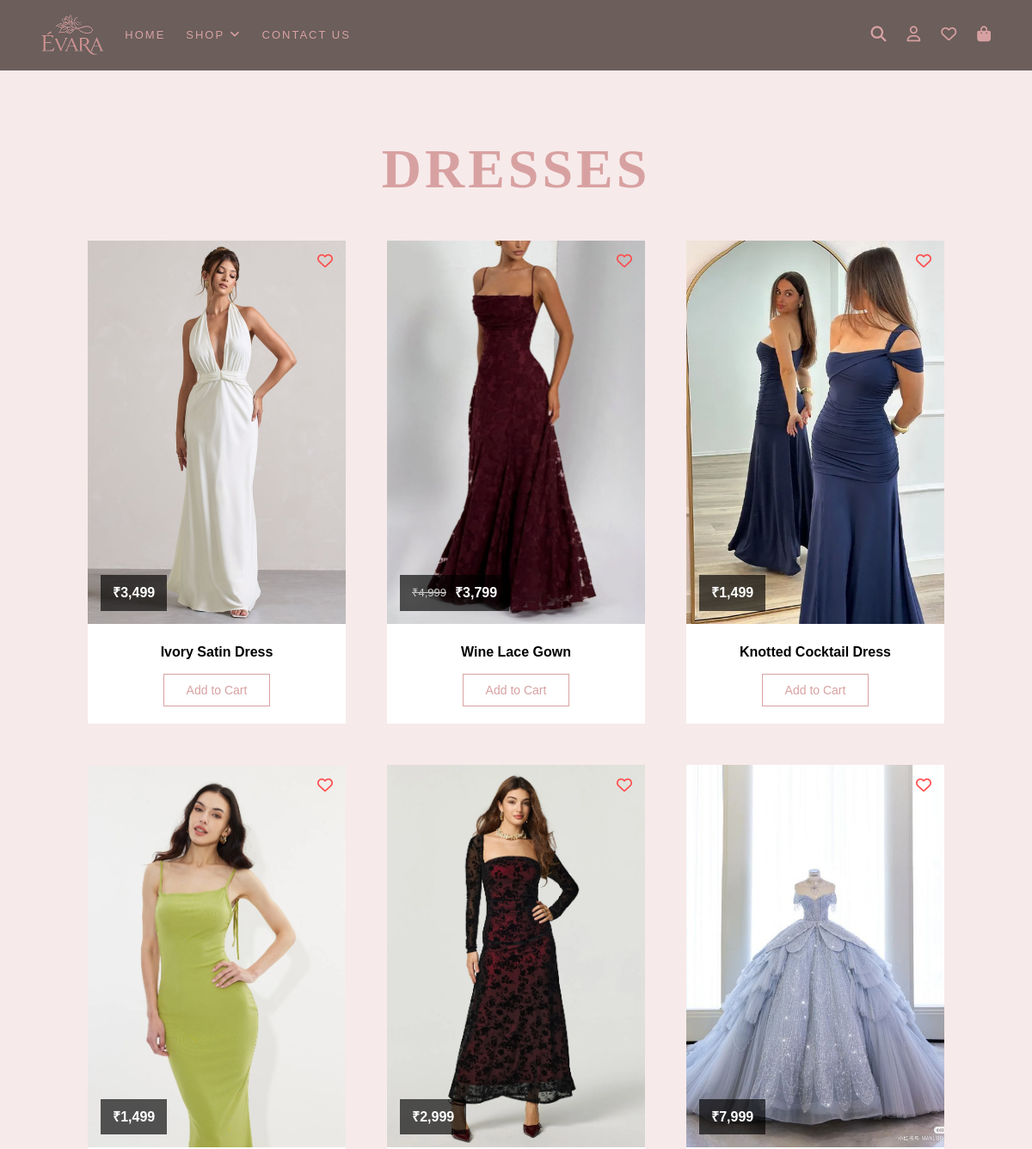
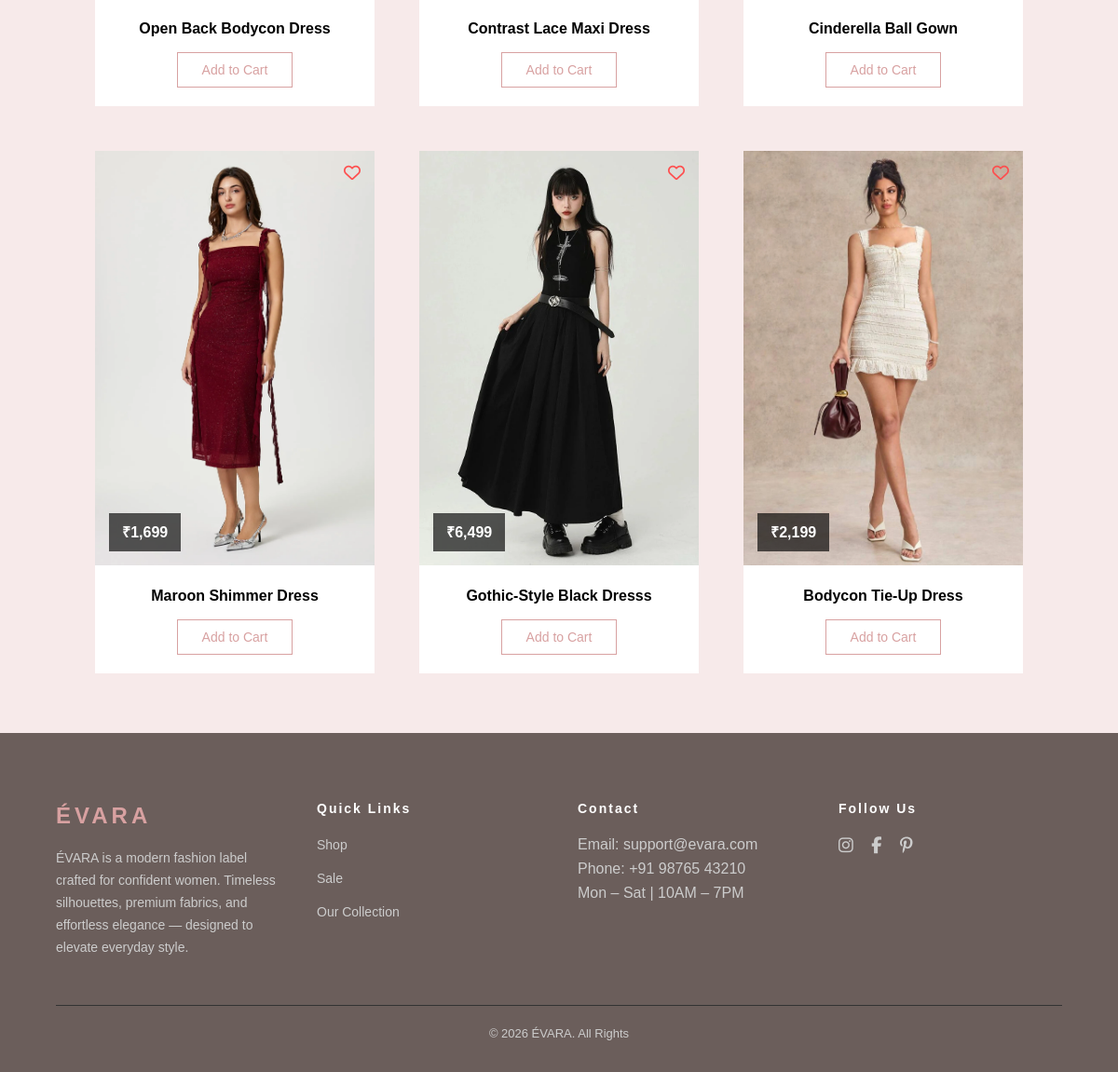
Screenshot of /dresses with the database file from the repository (2 pictures, top to bottom).
### tables this page shows
CREATE TABLE product_images (id integer primary key  autoincrement, product_id integer, image_url text not null, type TEXT, foreign key(product_id) references products(id));

CREATE TABLE products ( id INTEGER PRIMARY KEY AUTOINCREMENT, name TEXT NOT NULL, description TEXT, price NUMERIC NOT NULL, sale_price NUMERIC, category_id INTEGER, stock INTEGER, is_featured BOOLEAN, created_at DATETIME DEFAULT CURRENT_TIMESTAMP, FOREIGN KEY(category_id) REFERENCES categories(id));

### app.py (the view)
@app.route("/dresses")
def dresses():
    with get_db_connection() as conn:
        products = conn.execute("SELECT p.id, p.name, p.price, p.sale_price, pi.image_url FROM products AS p JOIN product_images AS pi ON pi.product_id = p.id WHERE pi.type = 'f' AND p.category_id = 1 ORDER BY RANDOM() LIMIT 9").fetchall()
        wishlist_ids = []
        if 'user_id' in session:
            rows = conn.execute("SELECT product_id FROM wishlist WHERE user_id = ?",(session['user_id'],)).fetchall()
            wishlist_ids = [row['product_id'] for row in rows]
        cart_ids = []
        if 'user_id' in session:
            rows = conn.execute("SELECT product_id FROM cart WHERE user_id = ?",(session['user_id'],)).fetchall()
            cart_ids = [row['product_id'] for row in rows]
    return render_template("dresses.html", products=products, wishlist_ids=wishlist_ids, cart_ids=cart_ids)

### app.py (called while the page is built)
def get_db_connection():
    conn = sqlite3.connect("app.db")
    conn.row_factory = sqlite3.Row
    return conn

### helpers.py (called while the page is built)
def rs(value):
    return f"₹{value:,}"

### templates/dresses.html (shortened to what this page needs)
{% extends "layout.html" %}
{% block content %}
   <div class="dresses">
      <h1 class="shop-title">DRESSES</h1>
      <div class="item-cards">
         {%  for product in products %}
                <div class="item-card" data-link="{{ url_for('product_detail', id=product['id']) }}">
                <div class="card-img">
                    <img src="{{ url_for('static', filename=product['image_url']) }}">
                    <form action="{{ url_for('toggle_wishlist', product_id=product['id']) }}" method="POST">
                        <button type="submit" class="wishlist-btn">
                            {% if product['id'] in wishlist_ids %}
                                <i class="fa-solid fa-heart wishlist active"></i>
                            {% else %}
                                <i class="fa-regular fa-heart wishlist"></i>
                            {% endif %}
                        </button>
                    </form>
                    <span class="price-tag">
                        {% if product['sale_price'] %}
                            <span class="old-price">{{ rs(product['price']) }}</span>
                            <span class="new-price">{{ rs(product['sale_price']) }}</span>
                        {% else %}
                            <span class="new-price">{{ rs(product['price']) }}</span>
                        {% endif %}
                    </span>
                </div>
                <div class="card-info">
                    <h5>{{ product['name'] }}</h5>
                    <form action="{{ url_for('toggle_cart', product_id=product['id']) }}" method="POST">
                        {% if product['id'] in cart_ids %}
                            <button class="add-cart-added">Added ✓</button>
                        {% else %}
                            <button class="add-cart">Add to Cart</button>
                        {% endif %}
                    </form>
                </div>
            </div>
         {% endfor %}
      </div>
   </div>
{% endblock %}

### static/style.css (style rules this page uses)
* { margin: 0; padding: 0; box-sizing: border-box; }
body { background-color: #f7eaea; font-family: Arial, sans-serif; line-height: 1.6; width: 100%; overflow-x: hidden; }
h1 { font-size: clamp(2rem, 6vw, 4rem); color: #d8a1a1; font-family: "AmstelvarAlpha", serif; letter-spacing: 0.25rem; transition: transform 0.1s ease-out; text-align: center; margin-bottom: 2rem; }
.item-cards { display: flex; gap: 3rem; justify-content: center; flex-wrap: wrap; }
.item-card { width: 300px; max-width: 100%; background: #fff; overflow: hidden; transition: transform 0.4s ease; cursor: pointer; }
.card-img { position: relative; width: 100%; padding-top: 140%; overflow: hidden; }
.card-img img { position: absolute; top: 0; left: 0; width: 100%; height: 100%; object-fit: cover; object-position: center; }
.price-tag { position: absolute; bottom: 15px; left: 15px; background: rgba(0,0,0,0.65); padding: 8px 14px; display: flex; gap: 10px; align-items: center; z-index: 2; }
.old-price { color: #ccc; font-size: 13px; text-decoration: line-through; }
.new-price { color: #fff; font-size: 16px; font-weight: bold; }
.wishlist { position: absolute; top: 15px; right: 15px; font-size: 18px; color: #ff4d4d; cursor: pointer; transition: transform 0.3s ease; z-index: 2; }
.card-info { padding: 20px; text-align: center; }
.card-info h5 { margin-bottom: 12px; font-size: 16px; }
.add-cart { padding: 10px 26px; background: transparent; border: 1px solid #d8a1a1; color: #d8a1a1; cursor: pointer; transition: all 0.3s ease; font-size: 14px; }
.dresses, .coord-sets, .jeans, .tops { padding: 2rem 0; margin: 2rem; }
.wishlist-btn { border: none; background-color: #f7eaea; }

### rows the page displays
product_images: image_url (picture), name "Ivory Satin Dress"
products: price "₹3,499"
product_images: image_url (picture), name "Wine Lace Gown"
products: price "₹4,999", sale_price "₹3,799"
product_images: image_url (picture), name "Knotted Cocktail Dress"
products: price "₹1,499"
product_images: image_url (picture), name "Open Back Bodycon Dress"
products: price "₹1,499"
product_images: image_url (picture), name "Contrast Lace Maxi Dress"
products: price "₹2,999"
product_images: image_url (picture), name "Cinderella Ball Gown"
products: price "₹7,999"
product_images: image_url (picture), name "Maroon Shimmer Dress"
products: price "₹1,699"
product_images: image_url (picture), name "Gothic-Style Black Dresss"
products: price "₹6,499"
product_images: image_url (picture), name "Bodycon Tie-Up Dress"
products: price "₹2,199"
